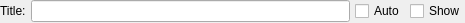
<?xml version="1.0" encoding="UTF-8"?>
<ui version="4.0">
 <class>PlotAxisConfigWidget</class>
 <widget class="QWidget" name="PlotAxisConfigWidget">
  <property name="geometry">
   <rect>
    <x>0</x>
    <y>0</y>
    <width>465</width>
    <height>23</height>
   </rect>
  </property>
  <property name="sizePolicy">
   <sizepolicy hsizetype="Preferred" vsizetype="Minimum">
    <horstretch>0</horstretch>
    <verstretch>0</verstretch>
   </sizepolicy>
  </property>
  <property name="windowTitle">
   <string>Form</string>
  </property>
  <layout class="QGridLayout" name="gridLayout">
   <property name="horizontalSpacing">
    <number>5</number>
   </property>
   <property name="margin">
    <number>0</number>
   </property>
   <item row="0" column="0">
    <widget class="QLabel" name="label">
     <property name="text">
      <string>Title:</string>
     </property>
    </widget>
   </item>
   <item row="0" column="1">
    <widget class="QLineEdit" name="lineEditTitle"/>
   </item>
   <item row="0" column="2">
    <widget class="QCheckBox" name="checkBoxTitleAuto">
     <property name="text">
      <string>Auto</string>
     </property>
    </widget>
   </item>
   <item row="0" column="3">
    <widget class="QCheckBox" name="checkBoxTitleVisible">
     <property name="sizePolicy">
      <sizepolicy hsizetype="Preferred" vsizetype="Fixed">
       <horstretch>0</horstretch>
       <verstretch>0</verstretch>
      </sizepolicy>
     </property>
     <property name="toolTip">
      <string>Show/hide axis labels</string>
     </property>
     <property name="text">
      <string>Show</string>
     </property>
    </widget>
   </item>
  </layout>
 </widget>
 <resources/>
 <connections/>
</ui>
